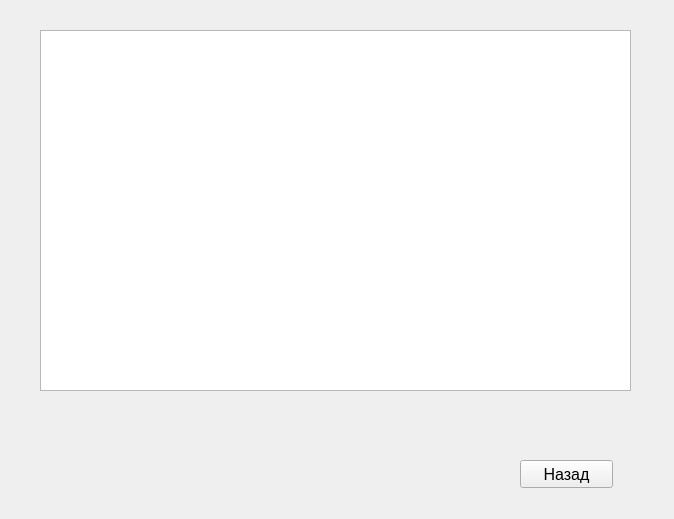
<?xml version="1.0" encoding="UTF-8"?>
<ui version="4.0">
 <class>usview</class>
 <widget class="QWidget" name="usview">
  <property name="geometry">
   <rect>
    <x>0</x>
    <y>0</y>
    <width>674</width>
    <height>519</height>
   </rect>
  </property>
  <property name="windowTitle">
   <string>Form</string>
  </property>
  <widget class="QTableWidget" name="tableWidget">
   <property name="geometry">
    <rect>
     <x>40</x>
     <y>30</y>
     <width>591</width>
     <height>361</height>
    </rect>
   </property>
  </widget>
  <widget class="QPushButton" name="back">
   <property name="geometry">
    <rect>
     <x>520</x>
     <y>460</y>
     <width>93</width>
     <height>28</height>
    </rect>
   </property>
   <property name="font">
    <font>
     <pointsize>12</pointsize>
    </font>
   </property>
   <property name="text">
    <string>Назад</string>
   </property>
  </widget>
 </widget>
 <resources/>
 <connections/>
</ui>
